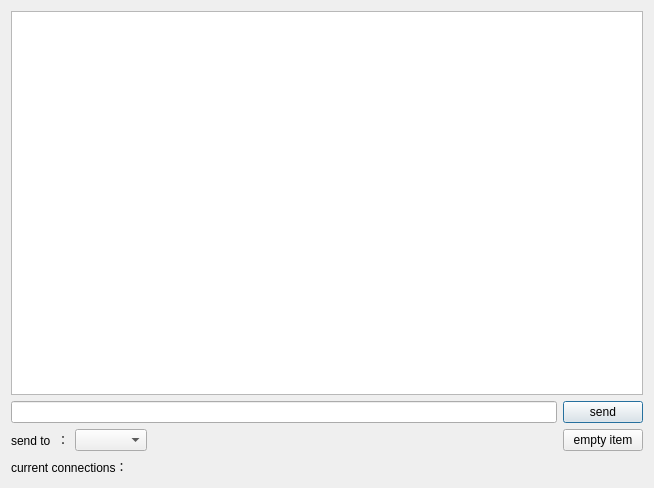
<?xml version="1.0" encoding="UTF-8"?>
<ui version="4.0">
 <class>Dialog</class>
 <widget class="QDialog" name="Dialog">
  <property name="geometry">
   <rect>
    <x>0</x>
    <y>0</y>
    <width>654</width>
    <height>488</height>
   </rect>
  </property>
  <property name="windowTitle">
   <string>TCP Server</string>
  </property>
  <layout class="QGridLayout" name="gridLayout">
   <item row="0" column="0">
    <layout class="QVBoxLayout" name="verticalLayout">
     <item>
      <widget class="QTextBrowser" name="msg"/>
     </item>
     <item>
      <layout class="QHBoxLayout" name="horizontalLayout_3">
       <item>
        <widget class="QLineEdit" name="sendMsg"/>
       </item>
       <item>
        <widget class="QPushButton" name="sendBtn">
         <property name="text">
          <string>send</string>
         </property>
        </widget>
       </item>
      </layout>
     </item>
     <item>
      <layout class="QHBoxLayout" name="horizontalLayout_2">
       <item>
        <widget class="QLabel" name="label_2">
         <property name="text">
          <string>send to  ：</string>
         </property>
        </widget>
       </item>
       <item>
        <widget class="QComboBox" name="objectBox"/>
       </item>
       <item>
        <spacer name="horizontalSpacer_2">
         <property name="orientation">
          <enum>Qt::Horizontal</enum>
         </property>
         <property name="sizeHint" stdset="0">
          <size>
           <width>40</width>
           <height>20</height>
          </size>
         </property>
        </spacer>
       </item>
       <item>
        <widget class="QPushButton" name="clearBtn">
         <property name="text">
          <string>empty item</string>
         </property>
        </widget>
       </item>
      </layout>
     </item>
     <item>
      <layout class="QHBoxLayout" name="horizontalLayout">
       <item>
        <widget class="QLabel" name="label">
         <property name="text">
          <string>current connections：</string>
         </property>
        </widget>
       </item>
       <item>
        <widget class="QLabel" name="num">
         <property name="text">
          <string/>
         </property>
        </widget>
       </item>
       <item>
        <spacer name="horizontalSpacer">
         <property name="orientation">
          <enum>Qt::Horizontal</enum>
         </property>
         <property name="sizeHint" stdset="0">
          <size>
           <width>40</width>
           <height>20</height>
          </size>
         </property>
        </spacer>
       </item>
      </layout>
     </item>
    </layout>
   </item>
  </layout>
 </widget>
 <layoutdefault spacing="6" margin="11"/>
 <resources/>
 <connections/>
</ui>
